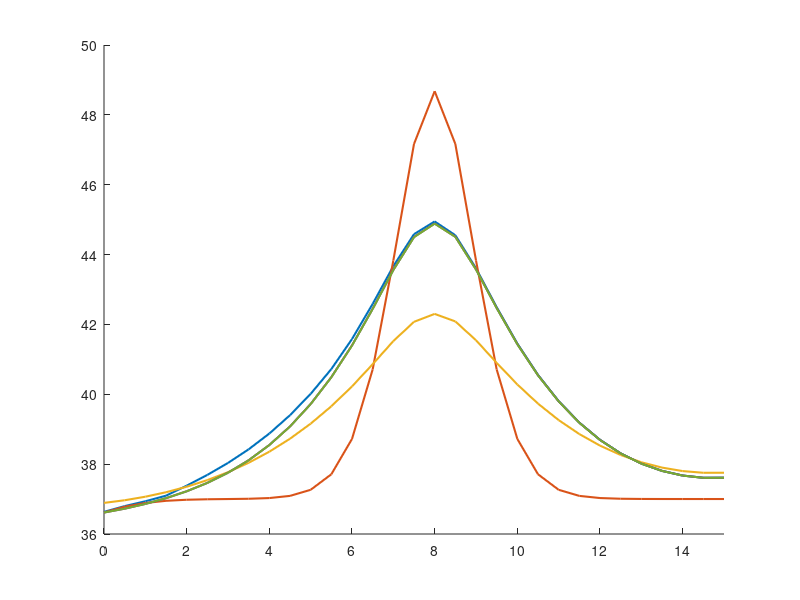

This chart was generated by the following MATLAB code: (Note: this script raises an error after producing the figure.)
%––––––––––––––––––––––––––––––––––––––––––––––––––––––––––––––––––––––––––––
% 1D hyperbolic bioheat w/ Gaussian tumor source, 3 skin layers, finer mesh
% and reduced dt for stability; TESTING EFFECT OF SKIN LAYERS & HEAT
% SOURCES
%––––––––––––––––––––––––––––––––––––––––––––––––––––––––––––––––––––––––––––

clear; clc;

%% 1) DISCRETIZE TIME & SPATIAL DOMAINS
% Skin Layer thickness
L_epi = 0.0015;   % Epidermis (1.5 mm)
L_derm = 0.0035;  % Dermis (3.5 mm)
L_subq = 0.010;    % Subcutaneous (10 mm)
Lx = L_epi + L_derm + L_subq; % Domain Length

x_ast  = 0.008;   % [m]   Tumor center (midpoint of 0.05 m)

dx     = 0.0005;  % [m]   Spatial step → now 21 nodes from 0 to 0.05
dt     = 0.015;    % [s]   Time step (smaller for stability)
max_time = 10;   % plot up to 10s
time_steps = round(max_time/dt) + 1; % ensures we reach exactly 10 s: (n−1)*dt = 10
time = 0:dt:max_time+dt;

x  = 0:dx:Lx;          % x = [0, 0.0025, 0.005, …, 0.05]
nx = numel(x);

% Define Layers
layer = zeros(1, nx);
layer(x <= L_epi) = 1;                                  % Epidermis
layer(x > L_epi & x <= L_epi + L_derm) = 2;             % Dermis
layer(x > L_epi + L_derm) = 3;                          % Subcutaneous

% Find index of tumor center (closest grid point to x_ast)
[~, iTumor] = min(abs(x - x_ast));

%% 2) CONSTANTS AND PARAMETERS
% ------------ Physical Parameters ------------
% Skin Layer params
% rho    = [1150 1116 900];   % [kg/m^3]  Tissue density (layers)
% c      = [3590 3300 2500];  % [J/(kg·°C)]  Tissue specific heat
% k      = [0.2 0.45 0.3];    % [W/(m·°C)]  Thermal conductivity
k_star = [0.1 0.1 0.1];     % [W/(m·°C·s)]  Hyperbolic‐term coefficient

% Blood params
h      = 4.5;     % [W/(m^2·°C)]    Convective coefficient at boundaries
wb     = 0.0098;  % [1/s]           Blood perfusion
rho_b  = 1056;    % [kg/m^3]        Blood density
cb     = 4000;    % [J/(kg·°C)]     Blood specific heat

Qm0    = 50.65;   % [W/m^3]         Metabolic heat (uniform)
Tb     = 37;      % [°C]            Arterial blood temperature
Tl     = [37 37 37];      % [°C]    Initial Ambient/tissue reference

% ------------ Gaussian‐source parameters ------------
% Q_r(i) = rho * S * P * exp( -a0*( x(i) - x_ast )^2 )
S      = 15;       % “per‐kg” scaling factor
P      = 35;      % “power” factor (tune as needed)
a0     = 1e6;   % [1/m]  Gaussian width control

% ------------ Water vaporization and diffusion ------------
Da = 2.5e-5;    % m^2/s (air)
Mw = 0.018;     % kg/mol
Ra = 8.314;     % J/mol·K
Tw = 306;       % K (~33°C)
Pw = 5600;      % Pa (sat. vapor pressure at 33°C)
RH = 0.5;       % Relative humidity (fraction)
delta = 1e-4;   % m
c_air = 1005;   % J/kg·K
Df = [2e-9 2e-9 2e-9];  % m^2/s?
cw = 4180;      % J/kg°C
rho_s = 1100;   % kg/m^3
rho_c = 1000;   % kg/m^3
nabla_r2 = (Lx/3)^2;

% ---------- Hyperbolic relaxation times ---------------
tau_q = 10;   % [s]
tau_T = 20;   % [s]
tau_v = 1;   % [s]


%% 3) INITIALIZE STORAGE FOR “SNAPSHOTS”
% Snapshot times (in seconds) and their corresponding loop‐indices
snapshot_times = linspace(2,max_time,5); % [2.5, 5.0, 7.5, 10.0];
snap_idx = round(snapshot_times/dt) + 1;
% e.g., 2.5/0.01 = 250 → +1 = 251 ⇒ t = (251−1)*0.01 = 2.50 s

T_layers = zeros(nx,5); % For storing T(x,t=10s) for layer testing
T_tumor_layers = zeros(time_steps,5); % for storing tumor temp for layer testing

for layer_test = 1:5

    if layer_test == 1 % Heterogeneous case
        rho    = [1150 1116 900];   % [kg/m^3]  Tissue density (layers)
        c      = [3590 3300 2500];  % [J/(kg·°C)]  Tissue specific heat
        k      = [0.2 0.45 0.3];    % [W/(m·°C)]  Thermal conductivity
    elseif layer_test == 2 % Treat all as epidermis
        rho    = [1150 1150 1150];   % [kg/m^3]  Tissue density (layers)
        c      = [3590 3590 3590];  % [J/(kg·°C)]  Tissue specific heat
        k      = [0.2 0.2 0.2];    % [W/(m·°C)]  Thermal conductivity
    elseif layer_test == 3 % Treat all as dermis
        rho    = [1116 1116 1116];   % [kg/m^3]  Tissue density (layers)
        c      = [3300 3300 3300];  % [J/(kg·°C)]  Tissue specific heat
        k      = [0.45 0.45 0.45];    % [W/(m·°C)]  Thermal conductivity
    elseif layer_test == 4 | 5 % Treat all as subq
        rho    = [900 900 900];   % [kg/m^3]  Tissue density (layers)
        c      = [2500 2500 2500];  % [J/(kg·°C)]  Tissue specific heat
        k      = [0.3 0.3 0.3];    % [W/(m·°C)]  Thermal conductivity
    end

    T_snapshots = zeros(nx, numel(snapshot_times));  
    % Each column j holds T(x) at t = snapshot_times(j)
    
    % Tumor temp array
    T_tumor = zeros(1, time_steps);
    
    % --------- Initialize temperature fields at t=0 -------------
    T     = ones(nx,1);  
    T(find(layer == 1)) = Tl(1); T(find(layer == 2)) = Tl(2);
    T(find(layer == 3)) = Tl(3);
    T_new = T;   
    dTdt   = zeros(nx,1);
    d2Tdt2 = zeros(nx,1);


    %% 4) TIME‐MARCHING LOOP
    for n = 1:time_steps
    
        % (a) Update interior nodes i=2:(nx−1)
        for i = 2:(nx-1)
            L = layer(i);
    
            % (b) Calculate Heat Source values for given spatial step
            % Metabolic Heat Source:
            Qm = Qm0 * (1 + (T(i) - Tl(L))/10);         % [W/m^3] metabolic
    
            % Water diffusion:
            Qd = (Df(L) * cw * (rho_s - rho_c) / nabla_r2) * (T(i) - Tl(L));
            
            % Blood Perfusion (dermis, subq):
            if L > 1
                Qb = wb * rho_b * cb * (Tb - Tl(L));      % [W/m^3] perfusion (constant)
            else
                Qb = 0;
            end
    
            % Water vaporization (epidermis only)
            if L == 1
                Delta_m = (Da*Mw/(Ra*Tw)) * (Pw/Tw) * RH/(delta*c_air);
                Delta_Hvap = 2400e3; % J/kg
                Qv = Delta_m * Delta_Hvap / (delta * c_air);
            else 
                Qv = 0;
            end
    
            % Gaussian tumor heat source at node i:
            Qr = rho(L) * S * P * exp( -a0 * (x(i) - x_ast)^2 );  
    
            % Add up all heat sources to consolidate
            if layer_test == 5
                Qd = 0; Qv = 0;
            end
            Q_tot = Qm + Qd + Qb + Qv + Qr;
    
            % 2nd‐spatial derivative (finite difference)
            d2Tdx2 = (T(i+1) - 2*T(i) + T(i-1)) / dx^2;
    
            % Hyperbolic bioheat terms:
            dTdt(i)   = (k(L)*d2Tdx2 + Q_tot) / (rho(L) * c(L));
            d2Tdt2(i) = (k_star(L)*d2Tdx2) / (rho(L) * c(L));
    
            % Update temperature at node i (eq. 7):
            T_new(i) = T(i) + dt * ( ...
               dTdt(i) + tau_q*dTdt(i) ...
             - tau_T*d2Tdt2(i) ...
             + (k(L) + k_star(L)*tau_v)*dTdt(i) );
        end
    
        % (c) Convective (Robin) BC at left boundary (i = 1):
        % Forward Euler Approx dx/t
        T_new(1) = (k(1) * T(2) + h*dx*22) / (h*dx + k(1)); % 22C is RT
    
        % (d) Convective (Robin) BC at right boundary (i = nx):
        % Backward Euler Approx dx/dt
        T_new(nx) = (h*dx*37 - k(3) * T(end-1)) / (h*dx - k(3)); % 37C is body temp
    
        % (e) Advance to next timestep
        T = T_new;
    
        % (f) If current “t” matches any snapshot index, store T(x)
        idx_this = find(snap_idx == n);
        if ~isempty(idx_this)
            T_snapshots(:, idx_this) = T;
        end
    
        % (g) Store T at tumor location
        T_tumor(n) = T_new(iTumor);
    end

    %% Store profile for given P to be compared after
    T_layers(:,layer_test) = T_snapshots(:,end);

    T_tumor_layers(:,layer_test) = T_tumor;

end % end of testing parameter loop (power)

%% Plot T(x) for Layers 
legend_layers = ["3-layer Model with Qv/Qd","Epidermis Homogeneity", "Dermis Homogeneity", "Subcutaneous Homeogeneity", "Subcutaneous Homogeneity, no Qv/Qd"];

figure('Position',[200,200,800,500]);
hold on;

colors = lines(numel(legend_layers));  
for j = 1:size(T_layers,2)
    plot(x*1000, T_layers(:,j), 'Color', colors(j,:), 'LineWidth',1.5, ...
         'DisplayName', num2str(legend_layers(j)));
end

ylim([36 50])
xlim([0 Lx*10^3])
% xline(0, '-',{'Epiderm'},'HandleVisibility','off','Fontsize',16)
% xline((L_epi)*10^3,'-',{'Derm'},'HandleVisibility','off','Fontsize',16)
% xline((L_epi+L_derm)*10^3,'-',{'Subcutaneous'},'HandleVisibility','off','Fontsize',16)
xline(x_ast*10^3,'-r',{'Tumor'},'LineWidth',5,'HandleVisibility','off','Fontsize',20)
xlabel('Distance (mm)','Fontsize',16);
ylabel('Temperature (°C)','Fontsize',16);
title(['Temperature Profile T(t=10s,x), Skin Layers'],'Fontsize',20);
legend('Location','northeast','FontSize',12);
grid on;
hold off;


%% 6. PLOT: TUMOR TEMPERATURE VS TIME
figure('Position',[200,200,800,500]);
hold on;

colors = lines(numel(legend_layers));  
for j = 1:size(T_layers,2)
    plot(time, T_tumor_layers(:,j), 'Color', colors(j,:), 'LineWidth',1.5, ...
         'DisplayName', num2str(legend_layers(j)));
end

xlim([0 time(end)])
ylim([36 50])
xlabel('time (s)','Fontsize',16);
ylabel('Temperature (°C)','Fontsize',16);
title(['Temperature at Tumor Location vs. Time, Skin Layers'],'Fontsize',20);
legend('Location','best','FontSize',12);
grid on;
hold off;

T_layers_difference = T_layers(:,1)-T_layers(:,5);
T_tumor_layers_difference = T_tumor_layers(:,1)-T_tumor_layers(:,5);

figure
subplot(2,1,1)
hold on
plot(x*10^3,T_layers_difference)
xline(0, '-',{'Epiderm'},'HandleVisibility','off','Fontsize',14)
xline((L_epi)*10^3,'-',{'Derm'},'HandleVisibility','off','Fontsize',14)
xline((L_epi+L_derm)*10^3,'-',{'Subcutaneous'},'HandleVisibility','off','Fontsize',14)
xline(x_ast*10^3,'-r',{'Tumor'},'LineWidth',3,'HandleVisibility','off','Fontsize',18)
title('Difference in T(x,t=10s)','FontSize',16)
xlabel('Distance (mm)','Fontsize',14);
ylabel('Temperature (°C)','Fontsize',14);
hold off

subplot(2,1,2)
plot(time,T_tumor_layers_difference)
xlim([0 time(end)])
title('Difference in T(x=Tumor,t)','FontSize',16)
xlabel('time (s)','Fontsize',14);
ylabel('Temperature (°C)','Fontsize',14);